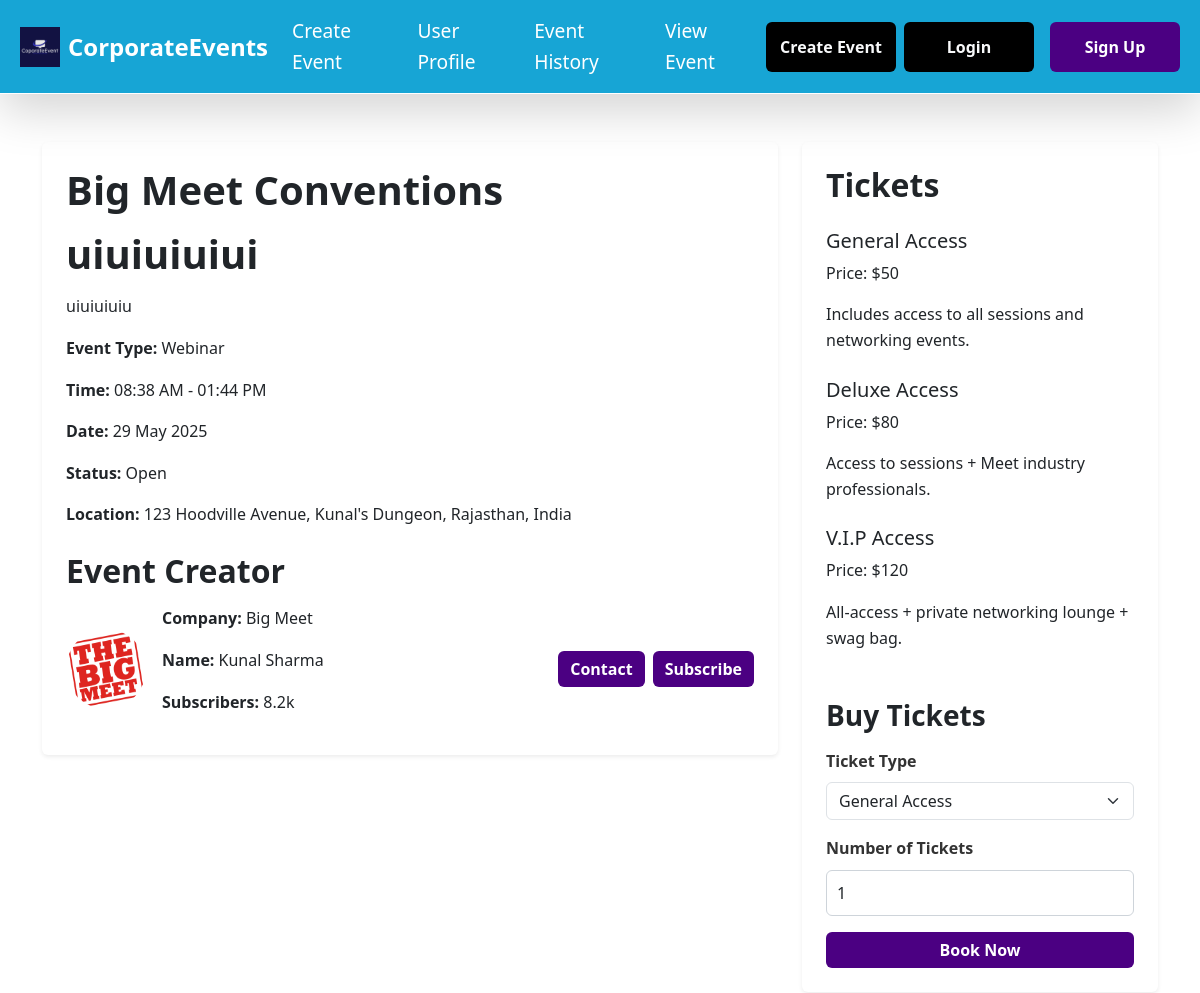
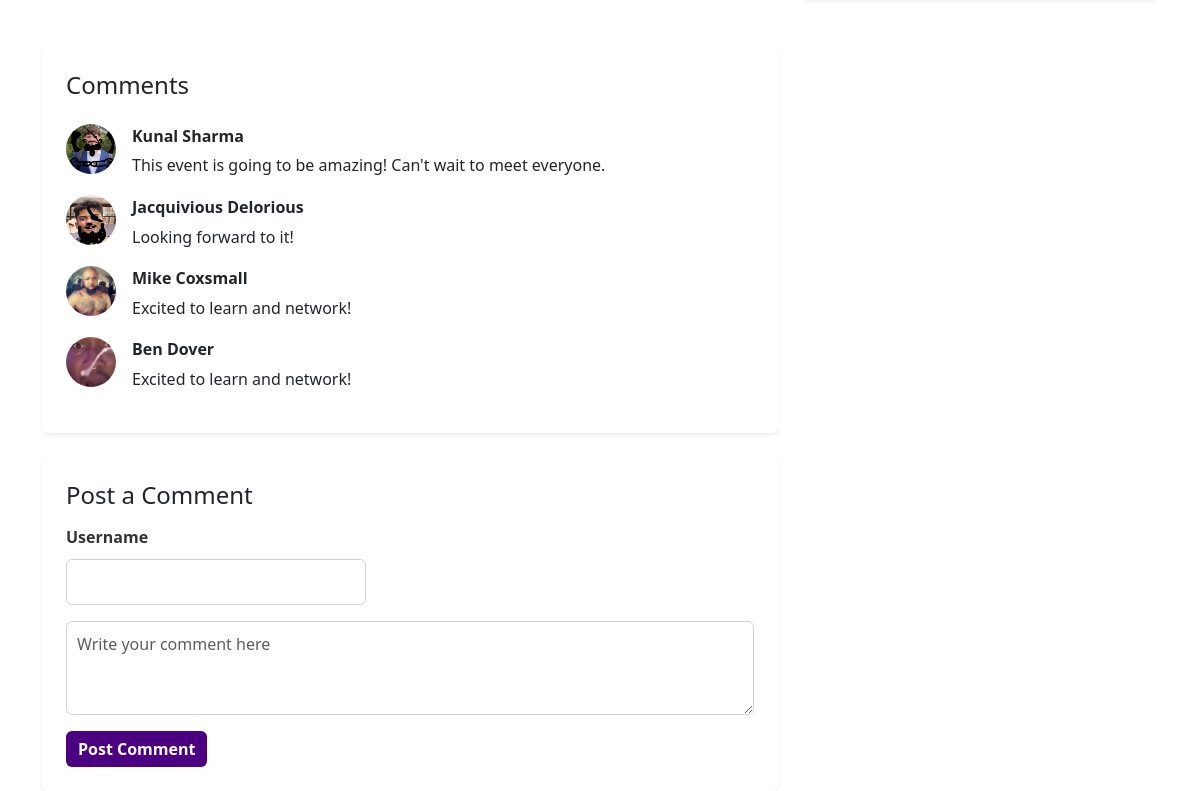
The app's page /viewevent/1 with its own data (2 pictures, top to bottom).
### website/models.py (models this page shows, shortened)
class Event(db.Model):
    __tablename__ = 'events'
    id = db.Column(db.Integer, primary_key=True)
    event_name = db.Column(db.String(100), nullable=False)
    description = db.Column(db.Text, nullable=False)
    event_type = db.Column(db.String(100), nullable=False)
    checkin_date = db.Column(db.DateTime, nullable=False)
    checkout_date = db.Column(db.DateTime, nullable=False)
    checkin_time = db.Column(db.DateTime, nullable=False)
    checkout_time = db.Column(db.DateTime, nullable=False)
    status = db.Column(db.String(50), nullable=False)
    file_name = db.Column(db.String(999), nullable=True)
    bookings = db.relationship('Booking', backref='event', lazy=True)
    tickets = db.relationship('Ticket', backref='event', lazy=True)
    reviews = db.relationship('Review', backref='event', lazy=True)
    user_id = db.Column(db.Integer, db.ForeignKey('users.id'), nullable=False)
    owner = db.relationship('User', backref='events', lazy=True)

### website/views.py (the view)
@main_bp.route('/viewevent/<int:event_id>')
def view_event(event_id):
    event = db.session.get(Event, event_id)
    login_form = LoginForm()
    return render_template('viewevent.html', event=event, login_form=login_form)

### website/forms.py
class LoginForm(FlaskForm):
    user_name = StringField("User Name", validators=[InputRequired('Enter user name')])
    password = PasswordField("Password", validators=[InputRequired('Enter user password')])
    submit = SubmitField("Login")

### website/templates/viewevent.html (shortened to what this page needs)
<!doctype html>
<html lang="en">
  <head>
    <link href="https://cdn.jsdelivr.net/npm/bootstrap@5.3.5/dist/css/bootstrap.min.css" rel="stylesheet">
    <link rel="stylesheet" href="static/style/style.css">
  </head>
<header>
  <nav class="navbar navbar-expand-lg shadow-lg p-2 border-bottom border-white" style="background-color: #17a5d5;">
    <div class="container-fluid">
      <a class="navbar-brand text-white fw-bold d-flex align-items-center" href="{{ url_for('main.index') }}">
        <img src="{{ url_for('static', filename='img/logo.png') }}" alt="Logo" width="40" height="40" class="me-2">
        CorporateEvents
      </a>
      <div class="collapse navbar-collapse" id="navbarNav">
        <ul class="navbar-nav mx-auto mb-2 mb-lg-0">
          <li class="nav-item">
            <a class="nav-link" href="{{ url_for('main.create_event') }}">Create Event</a>
          </li>
          <li class="nav-item">
            <a class="nav-link" href="{{ url_for('main.user') }}">User Profile</a>
          </li>
          <li class="nav-item">
            <a class="nav-link" href="{{ url_for('main.event_history') }}">Event History</a>
          </li>
          <li class="nav-item">
            <a class="nav-link" href="{{ url_for('main.view_event', event_id=event.id) }}">View Event</a>
          </li>
        </ul>
        <div class="d-flex">
          <a href="{{ url_for('main.create_event') }}"
            class="btn btn-outline-light me-2 btn-navcreateevent d-flex justify-content-center align-items-center"
            role="button">
            Create Event
          </a>
          <div class="dropdown me-2">
            <button type="button" class="btn btn-outline-light me-2 btn-login d-flex justify-content-center align-items-center" data-bs-toggle="dropdown" aria-expanded="false">
              Login
            </button>
          </div>
          <a href="{{ url_for('main.user') }}"
            class="btn btn-primary btn-login d-flex justify-content-center align-items-center"
            role="button">
            Sign Up
          </a>
        </div>
      </div>
    </div>
  </nav>
</header>
  <body>
    <main>
      <div class="container mt-5">
        <div class="row g-4">
          <div class="col-lg-8 col-md-12">
            <div class="p-4 shadow-sm bg-white rounded">
              <h1 class="mb-3"><strong>Big Meet Conventions</strong></h1>
              <h1 class="mb-3"><strong>{{ event.event_name }}</strong></h1>
              <p class="mb-3">{{ event.description }}</p>
              <p><strong>Event Type:</strong> {{ event.event_type }}</p>
              <p><strong>Time:</strong> {{ event.checkin_time.strftime('%I:%M %p') }} - {{ event.checkout_time.strftime('%I:%M %p') }}</p>
              <p><strong>Date:</strong> {{ event.checkin_date.strftime('%d %B %Y') }}</p>
              <p><strong>Status:</strong> {{ event.status }}</p>
              <p><strong>Location:</strong> 123 Hoodville Avenue, Kunal's Dungeon, Rajasthan, India</p>
              <div class="mt-4">
                <h2><strong>Event Creator</strong></h2>
                <div class="d-flex flex-wrap align-items-center gap-3 mt-3">
                  <img src="img/big-meet-logo.png" alt="Avatar" class="rounded-circle" width="80" height="80">
                  <div>
                    <p><strong>Company:</strong> Big Meet</p>
                    <p><strong>Name:</strong> Kunal Sharma</p>
                    <p><strong>Subscribers:</strong> 8.2k</p>
                  </div>
                  <div class="ms-auto d-flex gap-2">
                    <button type="button" class="btn btn-primary">Contact</button>
                    <button type="button" class="btn btn-primary">Subscribe</button>
                  </div>
                </div>
              </div>
            </div>
          </div>
          <div class="col-lg-4 col-md-12">
            <div class="p-4 shadow-sm bg-white rounded">
              <h2 class="mb-4"><strong>Tickets</strong></h2>
              <div class="ticket-card mb-4">
                <h5>General Access</h5>
                <p>Price: $50</p>
                <p>Includes access to all sessions and networking events.</p>
              </div>
              <div class="ticket-card mb-4">
                <h5>Deluxe Access</h5>
                <p>Price: $80</p>
                <p>Access to sessions + Meet industry professionals.</p>
              </div>
              <div class="ticket-card mb-4">
                <h5>V.I.P Access</h5>
                <p>Price: $120</p>
                <p>All-access + private networking lounge + swag bag.</p>
              </div>
              <h3 class="mt-5 mb-3"><strong>Buy Tickets</strong></h3>
              <form>
                <div class="mb-3">
                  <label for="ticketType" class="form-label">Ticket Type</label>
                  <select id="ticketType" class="form-select">
                    <option value="general">General Access</option>
                  </select>
                </div>
                <div class="mb-3">
                  <label for="ticketCount" class="form-label">Number of Tickets</label>
                  <input type="number" id="ticketCount" class="form-control" min="1" value="1">
                </div>
                <button type="submit" class="btn btn-primary w-100">Book Now</button>
              </form>
            </div>
          </div>
        </div>
      </div>
      <div class="container mt-5">
        <div class="row">
          <div class="col-lg-8 col-md-12">
            <div class="p-4 shadow-sm bg-white rounded mb-4">
              <h4 class="mb-4">Comments</h4>
              <div class="d-flex align-items-start gap-3 mb-3">
                <img src="img/sircalebthe3rd.png" alt="Avatar" class="rounded-circle" width="50" height="50">
                <div>
                  <p class="mb-1"><strong>Kunal Sharma</strong></p>
                  <p class="mb-0">This event is going to be amazing! Can't wait to meet everyone.</p>
                </div>
              </div>
              <div class="d-flex align-items-start gap-3 mb-3">
                <img src="img/kunalprasad.png" alt="Avatar" class="rounded-circle" width="50" height="50">
                <div>
                  <p class="mb-1"><strong>Jacquivious Delorious</strong></p>
                  <p class="mb-0">Looking forward to it!</p>
                </div>
              </div>
              <div class="d-flex align-items-start gap-3 mb-3">
                <img src="img/yesking.jpg" alt="Avatar" class="rounded-circle" width="50" height="50">
                <div>
                  <p class="mb-1"><strong>Mike Coxsmall</strong></p>
                  <p class="mb-0">Excited to learn and network!</p>
                </div>
              </div>
              <div class="d-flex align-items-start gap-3 mb-3">
                <img src="img/ambatukam.jpg" alt="Avatar" class="rounded-circle" width="50" height="50">
                <div>
                  <p class="mb-1"><strong>Ben Dover</strong></p>
                  <p class="mb-0">Excited to learn and network!</p>
                </div>
              </div>
            </div>
            <div class="p-4 shadow-sm bg-white rounded">
              <h4 class="mb-3">Post a Comment</h4>
              <form>
                <label for="username" class="form-label">Username</label>
                <input type="username" id="username" class="form-control username-comment" aria-describedby="usernameBlock">
                <div class="mb-3">
                  <textarea class="form-control mt-3" rows="3" placeholder="Write your comment here"></textarea>
                </div>
                <button type="submit" class="btn btn-primary">Post Comment</button>
              </form>
            </div>
          </div>
        </div>
      </div>
    </main>
  </body>
</html>

### website/static/style/style.css (style rules this page uses)
.btn-login, .btn-navcreateevent { background-color: #000000; border: none; height: 50px; width: 130px; font-weight: bold; display: flex; justify-content: center; align-items: center; }
.navbar-brand { color: white; font-size: 1.5rem; }
.navbar-nav .nav-link { color: white ; font-size: 1.2rem; }
.btn-primary { background-color: #4b0082; border: none; font-weight: bold }
.form-control { border-radius: 6px; border: 1px solid #ced4da; padding: 10px; }
.form-label { font-weight: 600; color: #333333; }
.username-comment { width: 300px; max-width: 100%; }
body { font-family: system-ui, "Segoe UI", Helvetica, Arial, sans-serif, "Apple Color Emoji", "Segoe UI Emoji", "Segoe UI Symbol"; line-height: 1.6; }

### records on screen
Event: event_name "uiuiuiuiui", description "uiuiuiuiu", event_type "Webinar", checkin_time "08:38 AM", checkout_time "01:44 PM", checkin_date "29 May 2025", status "Open"
